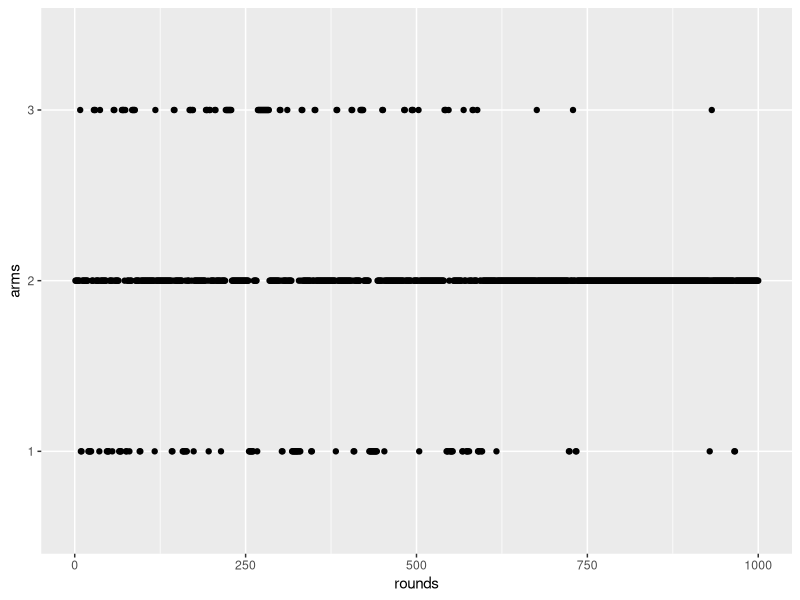
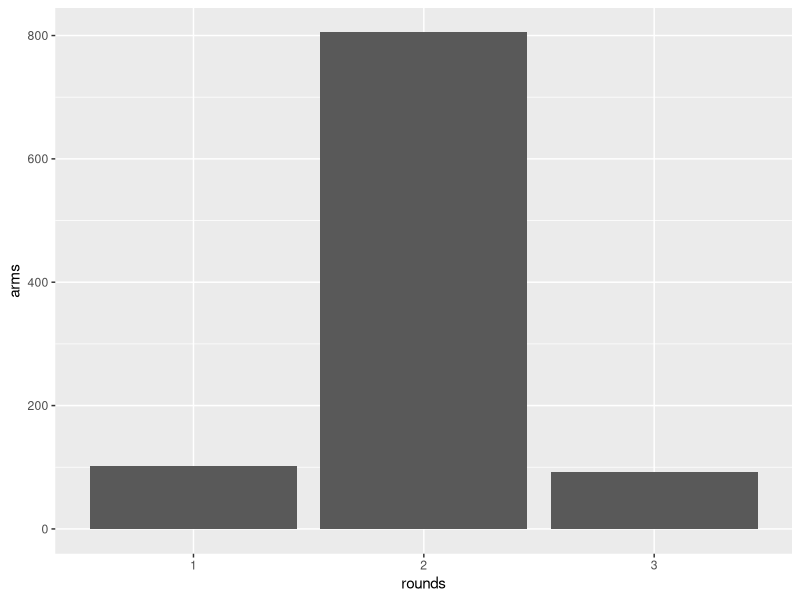
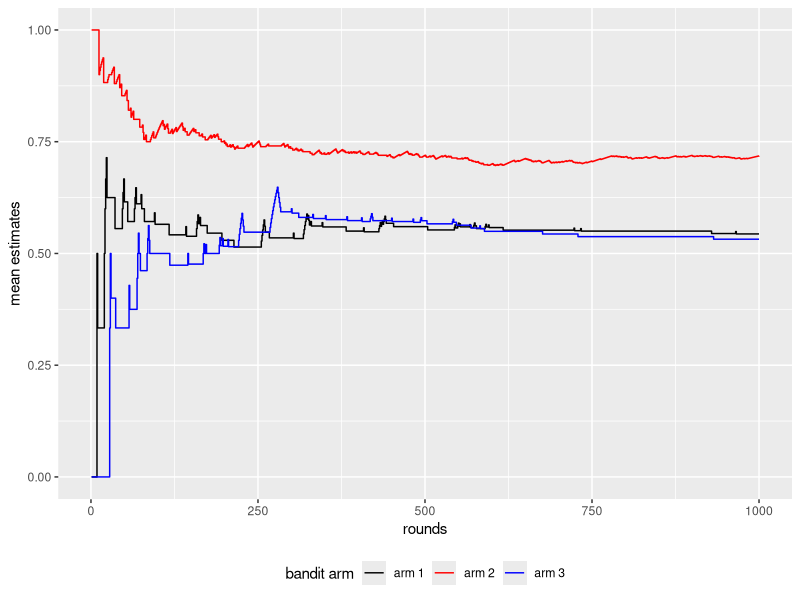
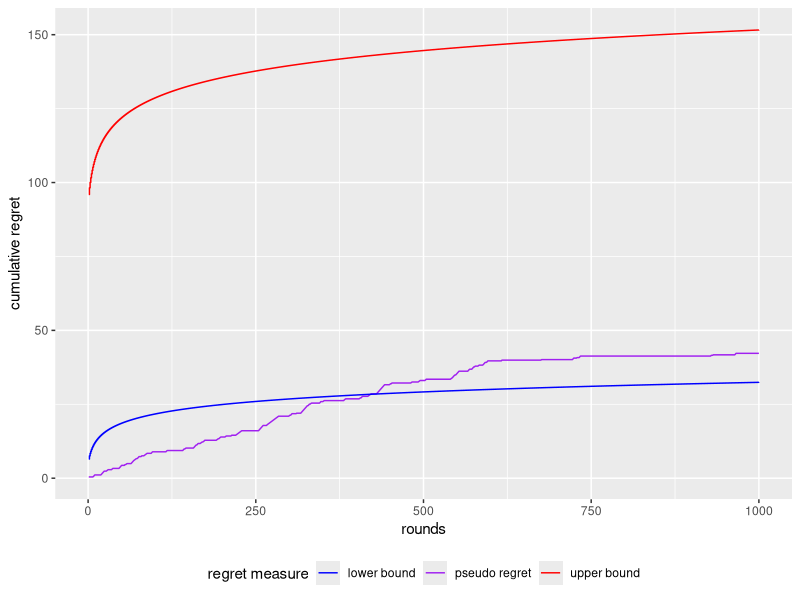

Write the R code that produced these figures, in order.
# ##################################################################################### #
# NAME: BANDITS.R
# DESCRIPTION: script to implement UCB algorithm for the multi-armed bandit problem.
# ##################################################################################### #
## BEGIN SCRIPT ----------------------------------------------------------------------- #
# ------------------------------------------------------------------------------------- #
library(tidyverse)
set.seed(3)

# Kullback Liebler function for Bernoulli distributions
kl_bernoulli <- function(p,q){
      p*log(p/q) + (1-p)*log((1-p)/(1-q))
}
# algorithm parameters
N_ROUNDS <- 1000
N_ARMS <- 3
ALPHA <- 2.05

# bandit parameters
mu_arms <- runif(N_ARMS, 0.4, 0.8)
mu_best <- max(mu_arms)
sub_opt <- mu_best - mu_arms
kl_div <- kl_bernoulli(mu_best, mu_arms)

# initialize per-round storage vectors
mu_hat <- rep(0, N_ARMS)
n_pulls <- rep(1, N_ARMS)
rewards <- rep(0, N_ARMS)

# bookkeeping
mu_hat_rounds <- matrix(rep(0, N_ARMS * N_ROUNDS), nrow = N_ROUNDS)
ucbs_rounds <- matrix(rep(0, N_ARMS * N_ROUNDS), nrow = N_ROUNDS)
arm_rounds <- rep(0, N_ROUNDS)
regret_pseudo <- rep(0, N_ROUNDS)
regret_bound <- rep(0, N_ROUNDS)
regret_bound_lo <- rep(0, N_ROUNDS)

# play N_ARMS exploration rounds
for(j in 1:N_ARMS){
      rewards[j] <- rbinom(1, 1, prob = mu_arms[j])
}
mu_hat <- rewards / n_pulls

# play N_ARMS + N_ROUNDS rounds
for(i in 1:N_ROUNDS){
      # select arm according to UCB
      ucbs <- mu_hat + sqrt(ALPHA * 0.5 * log(i+N_ARMS) / n_pulls)
      arm_idx <- which(ucbs == max(ucbs))
      if(length(arm_idx) > 1){
            idx <- sample(length(arm_idx), 1)
            arm_idx <- arm_idx[idx]
      }
      # pull selected arm
      rewards[arm_idx] <- rewards[arm_idx] + rbinom(1, 1, mu_arms[arm_idx])
      n_pulls[arm_idx] <- n_pulls[arm_idx] + 1
      # update mean estimates
      mu_hat[arm_idx] <- rewards[arm_idx] / n_pulls[arm_idx]
      # bookkeeping
      regret_pseudo[i] <- sum(sub_opt * n_pulls)
      regret_bound[i] <- sum(ALPHA*sub_opt[sub_opt > 0]/(2*sub_opt[sub_opt > 0]^2)*
                                   log(i+N_ARMS) + ALPHA / (ALPHA - 2))
      regret_bound_lo[i] <- sum(sub_opt[sub_opt > 0]*log(i+N_ARMS)/kl_div[kl_div > 0])
      ucbs_rounds[i,] <- ucbs
      mu_hat_rounds[i,] <- mu_hat
      arm_rounds[i] <- arm_idx
}

# time series of selected arms
ggplot() + geom_point(aes(x = 1:N_ROUNDS, y = as.factor(arm_rounds))) + 
      labs(x = "rounds", y = "arms")

# bar chart of selected arms
ggplot() + geom_bar(aes(as.factor(arm_rounds))) + labs(x = "rounds", y = "arms")

# time series of estimated means of each arm
ggplot() + 
      geom_step(aes(x = 1:N_ROUNDS, y = mu_hat_rounds[,1], color = "arm 1")) +
      geom_step(aes(x = 1:N_ROUNDS, y = mu_hat_rounds[,2], color = "arm 2")) +
      geom_step(aes(x = 1:N_ROUNDS, y = mu_hat_rounds[,3], color = "arm 3")) + 
      labs(x = "rounds", y = "mean estimates") +
      scale_color_manual(values=c("arm 1" = "black", "arm 2" = "red", "arm 3" = "blue"),
                         name = "bandit arm") +
      theme(legend.position="bottom")

# time series of cumulative regret vs. bounds
ggplot() + 
      geom_line(aes(x = 1:N_ROUNDS, y = regret_pseudo, color = "pseudo regret")) +
      geom_step(aes(x = 1:N_ROUNDS, y = regret_bound, color = "upper bound"))  +
      geom_step(aes(x = 1:N_ROUNDS, y = regret_bound_lo, color = "lower bound"))  + 
      labs(x = "rounds", y = "cumulative regret") +
      scale_color_manual(values = c("pseudo regret" = "purple", 
                                    "upper bound" = "red", 
                                    "lower bound" = "blue"),
                         name = "regret measure") +
      theme(legend.position="bottom")
# ##################################################################################### #
## END OF SCRIPT ---------------------------------------------------------------------- #
# ##################################################################################### #